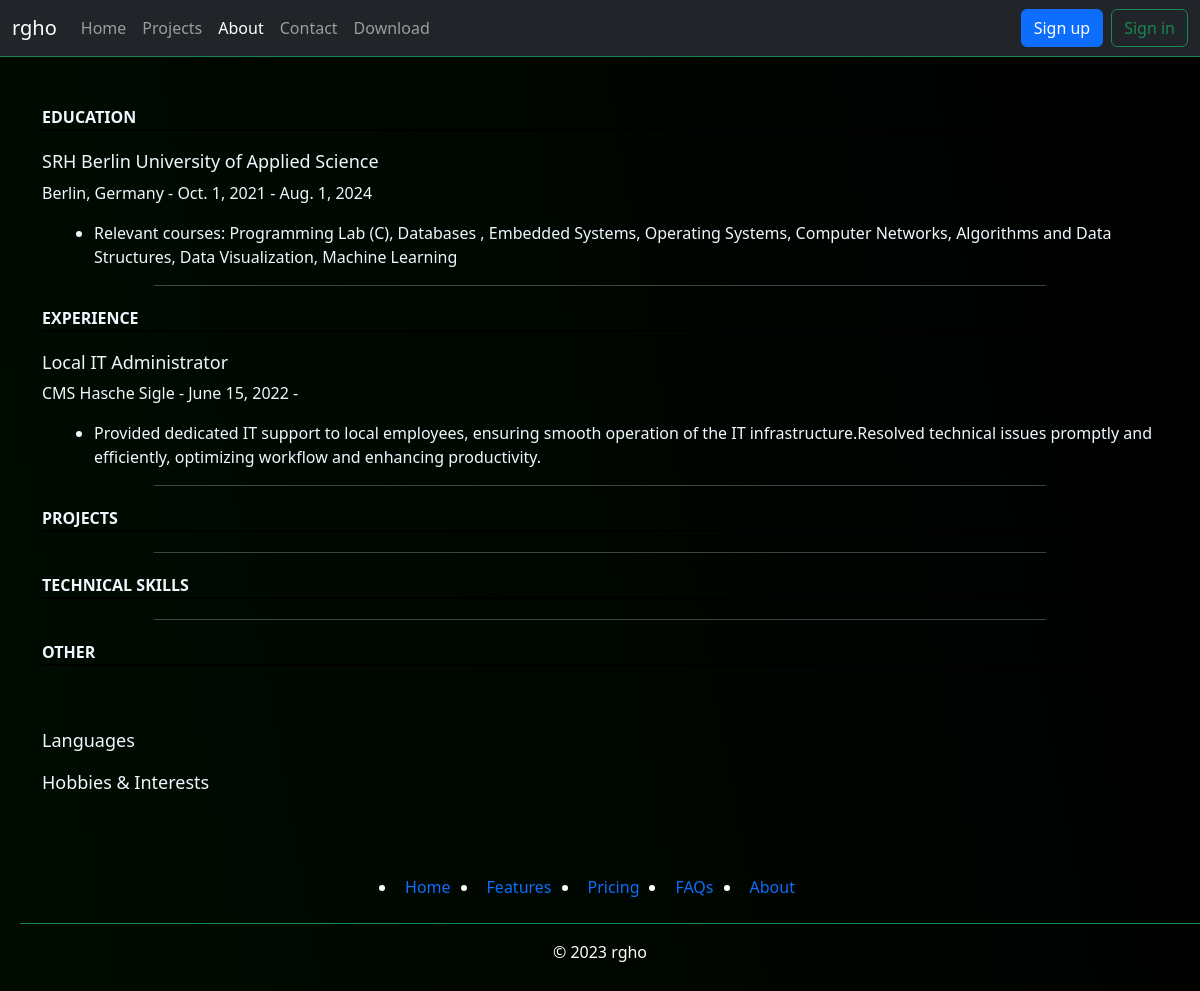
Page /about/ on the earlier database version.
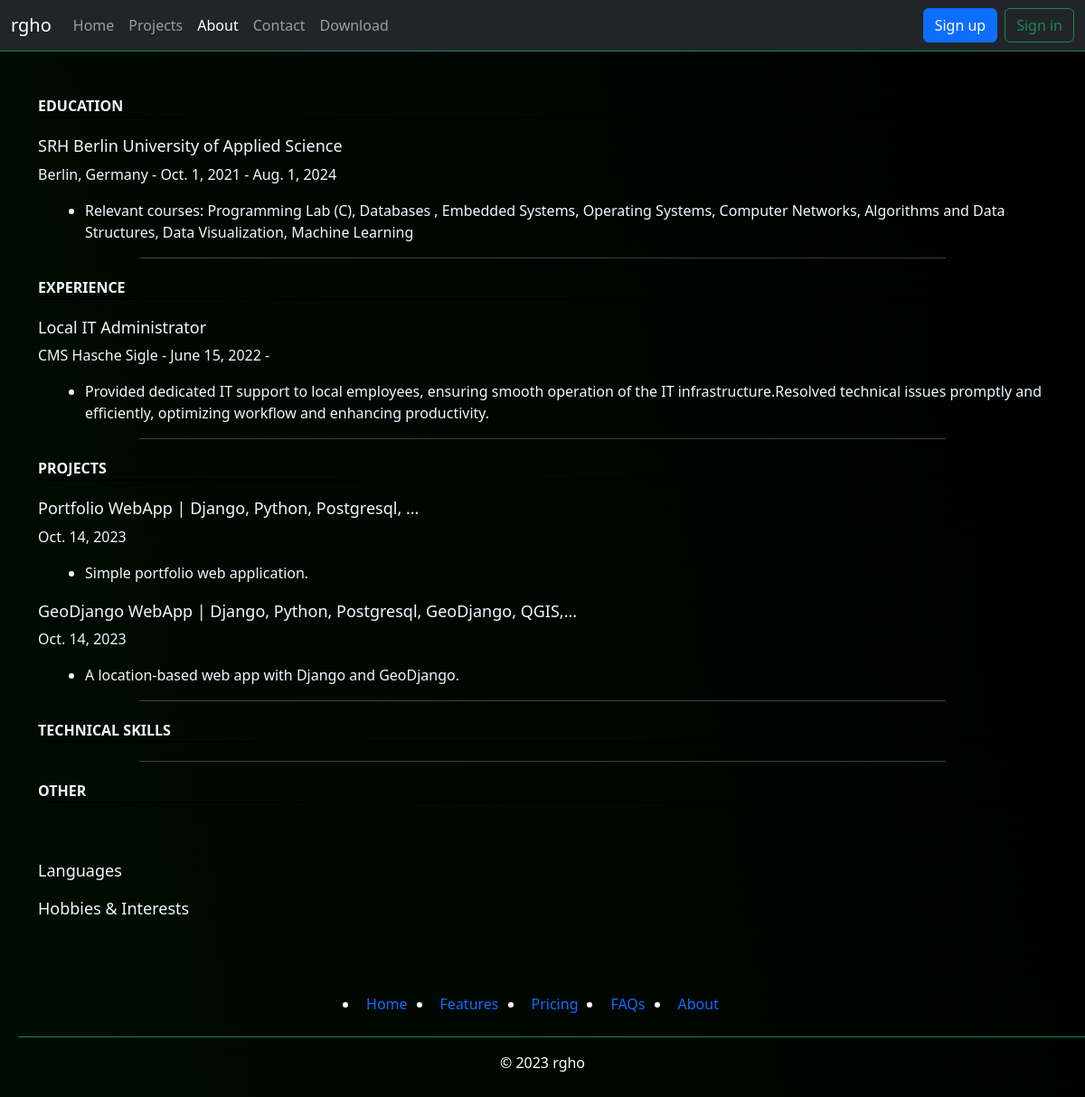
Same page on the later database version.
### projects/models.py (models this page shows, shortened)
class AboutEducation(models.Model):
    campus = nullable_field(models.CharField, max_length=100)
    field = nullable_field(models.CharField ,max_length=50)
    location = models.CharField(max_length=100)
    start_date = models.DateField()
    end_date = models.DateField()
    relevant_courses = nullable_field(models.CharField, max_length=800)

class AboutExperience(models.Model):
    organization = nullable_field(models.CharField, max_length=100)
    job_title = nullable_field(models.CharField, max_length=100)
    location = nullable_field(models.CharField, max_length=100)
    start_date = nullable_field(models.DateField)
    end_date = nullable_field(models.DateField)
    job_description = nullable_field(models.TextField)
    notes = nullable_field(models.CharField, max_length=200)

class Project(models.Model):
    date = models.DateField()
    title = models.CharField(max_length=250)
    description = models.TextField()
    technology = models.CharField(max_length=100)
    links = nullable_field(models.URLField, max_length=300)
    image = models.CharField(max_length=100)

### projects/views.py (the view)
# urls.py: path('about/',views.about, name="about"),
def about(request):
    about_edu = edu.objects.all()
    about_exp = exp.objects.all()
    about_proj = proj.objects.all()
    about_skills = sk.objects.all()
    about_languages = lan.objects.all()
    about_interests = intr.objects.all()
    return render(request, 'projects/about.html',
                  {'education' : about_edu,
                   'experience' : about_exp,
                   'projects' : about_proj,
                   'skills' : about_skills,
                   'languages' : about_languages,
                   'interests' : about_interests
                   }
                  )

### projects/templates/projects/about.html (shortened to what this page needs)
{% extends 'projects/base.html' %}
{% load static %}
{% block content %}
    <div class="container my-5">
        <div class="section-header">EDUCATION</div>
        {% for study in education%}
        <h4>{{study.campus}}</h4>
        <p>{{study.location}} - {{study.start_date}} - {{study.end_date}}</p>
        <ul>
            <li>Relevant courses: {{study.relevant_courses}}</li>
        </ul>
        {% endfor %}
        <hr class="project-cards-hr mx-auto">
        <div class="section-header">EXPERIENCE</div>
        {% for exp in experience%}
        <h4>{{exp.job_title}}</h4>
        <p>{{exp.organization}} - {{exp.start_date}} - {{end_date}}</p>
        <ul>
            <li>{{exp.job_description}}</li>
        </ul>
        {% endfor %}
                <hr class="project-cards-hr mx-auto">
        <div class="section-header">PROJECTS</div>
        {% for pj in projects %}
        <h4>{{pj.title}} | {{pj.technology}}</h4>
        <p>{{pj.date}}</p>
        <ul>
            <li>{{pj.description}}.</li>
        </ul>
        {% endfor %}
        <hr class="project-cards-hr mx-auto">
        <div class="section-header">TECHNICAL SKILLS</div>
        <hr class="project-cards-hr mx-auto">
        <div class="section-header">OTHER</div>
        <br>
        <h4>Languages</h4>
        <h4>Hobbies & Interests</h4>
    </div>
{% endblock %}

Differences in the rows shown:
added Project: title "Portfolio WebApp", technology "Django, Python, Postgresql, ...", date "Oct. 14, 2023", description "Simple portfolio web application"
added Project: title "GeoDjango WebApp", technology "Django, Python, Postgresql, GeoDjango, QGIS,...", date "Oct. 14, 2023", description "A location-based web app with Django and GeoDjango"
